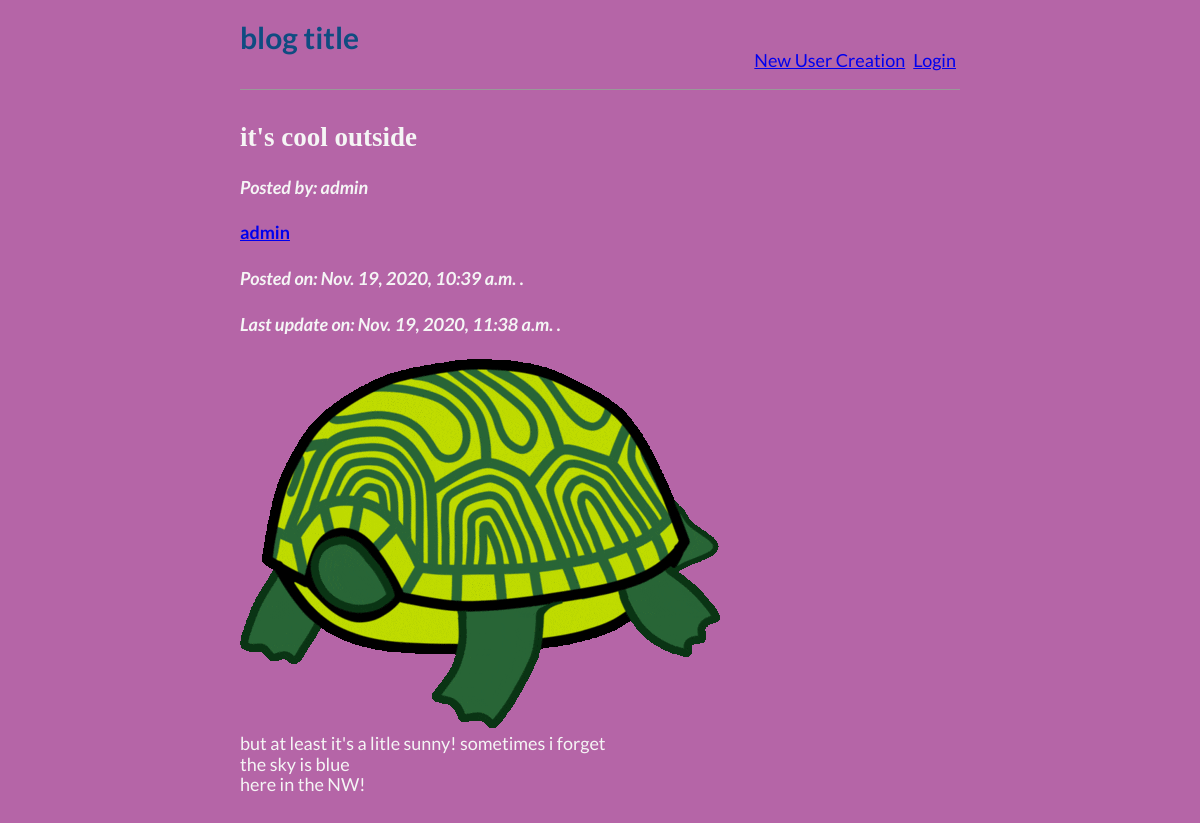
Screenshot of /blog_app/2/ with the database file from the repository.
### blog_app/models.py (models this page shows, shortened)
class Post(models.Model):
    title = models.CharField(max_length=200)
    author = models.ForeignKey('auth.User', on_delete=models.CASCADE)
    created = models.DateTimeField(auto_now_add=True)
    updated = models.DateTimeField(auto_now=True) # useful, lookup
    caption = models.CharField(max_length=500)
    photo = models.ImageField(upload_to="media/")
    class Meta:
        ordering = ['-created']

### blog_app/views.py (the view)
# urls.py: path('blog_app/<int:pk>/', views.BlogDetailView.as_view(), name='detail'),
class BlogDetailView(DetailView):
    model = Post
    template_name = 'post_detail.html'

### templates/post_detail.html (shortened to what this page needs)
{% extends 'base.html' %}
    {% block content %}
      <div class="post-entry">
        <h2> {{ post.title }} </h2>
        <h4><em>Posted by: {{ post.author.username}} </h4></em>
        <h4> <a href="{% url 'users_app:profile' post.author.username %}"> {{ post.author.username }} </a> </h4>
        <h4><em>Posted on: {{ post.created }} .</h4></em>
        <h4><em>Last update on: {{ post.updated }} .</h4></em>
        <p> <img src="{{ post.photo.url }}" caption="{{ post.photo.url }}"> </p>
        <p> {{ post.caption | linebreaks }} </p>
      </div>
    {% endblock content %}

### static/css/main.css (style rules this page uses)
* { font-family: 'Lato', sans-serif; }
body { background-color: rgb(177, 247, 247); margin-left: 5%; margin-right: 5%; }
@media (min-width: 700px) { body { margin-left: 20%; margin-right: 20%; } }

### static/css/base.css (style rules this page uses)
body { font-family: 'Libre Franklin', sans-serif; font-size: 18px; background-color: #B565A7; color: whitesmoke; }
h1, h2, h3, h4, h5, h6 { font-family: 'EB Garamond', serif; }
.post-entry { margin-bottom: 2rem; }
.post-entry h2 { margin: 0.5rem 0; }
.post-entry p { margin: 0; font-weight: 400; }

### rows the page displays
Post: title "it's cool outside", author.username "admin", created "Nov. 19, 2020, 10:39 a.m.", updated "Nov. 19, 2020, 11:38 a.m.", photo (picture), caption "but at least it's a litle sunny! sometimes i forget the sky is blue here in the NW!"
